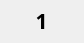
<?xml version="1.0" encoding="UTF-8"?>
<ui version="4.0">
 <class>QSelectButton</class>
 <widget class="QWidget" name="QSelectButton">
  <property name="geometry">
   <rect>
    <x>0</x>
    <y>0</y>
    <width>84</width>
    <height>43</height>
   </rect>
  </property>
  <property name="minimumSize">
   <size>
    <width>84</width>
    <height>43</height>
   </size>
  </property>
  <property name="maximumSize">
   <size>
    <width>84</width>
    <height>43</height>
   </size>
  </property>
  <property name="windowTitle">
   <string>Form</string>
  </property>
  <property name="styleSheet">
   <string notr="true">QPushButton{border:0px;}
QPushButton{background-image: url(:/Image/Button/SelectButton0001.png);}
QPushButton:hover{background-image: url(:/Image/Button/SelectButton0002.png);}
QPushButton:checked{background-image: url(:/Image/Button/SelectButton0002.png);}
</string>
  </property>
  <widget class="QPushButton" name="SelBtn">
   <property name="geometry">
    <rect>
     <x>0</x>
     <y>0</y>
     <width>83</width>
     <height>42</height>
    </rect>
   </property>
   <property name="minimumSize">
    <size>
     <width>83</width>
     <height>42</height>
    </size>
   </property>
   <property name="maximumSize">
    <size>
     <width>83</width>
     <height>42</height>
    </size>
   </property>
   <property name="font">
    <font>
     <family>爱奇艺黑体 Black</family>
     <pointsize>16</pointsize>
     <bold>true</bold>
    </font>
   </property>
   <property name="styleSheet">
    <string notr="true">QPushButton{border:0px;}
QPushButton{border-image: url(:/Image/Button/SelectButton0001.png);}
QPushButton:hover{border-image: url(:/Image/Button/SelectButton0002.png);}
QPushButton:checked{border-image: url(:/Image/Button/SelectButton0002.png);}</string>
   </property>
   <property name="text">
    <string>1</string>
   </property>
   <property name="checkable">
    <bool>true</bool>
   </property>
   <property name="checked">
    <bool>false</bool>
   </property>
   <property name="autoExclusive">
    <bool>true</bool>
   </property>
  </widget>
 </widget>
 <resources/>
 <connections/>
</ui>
